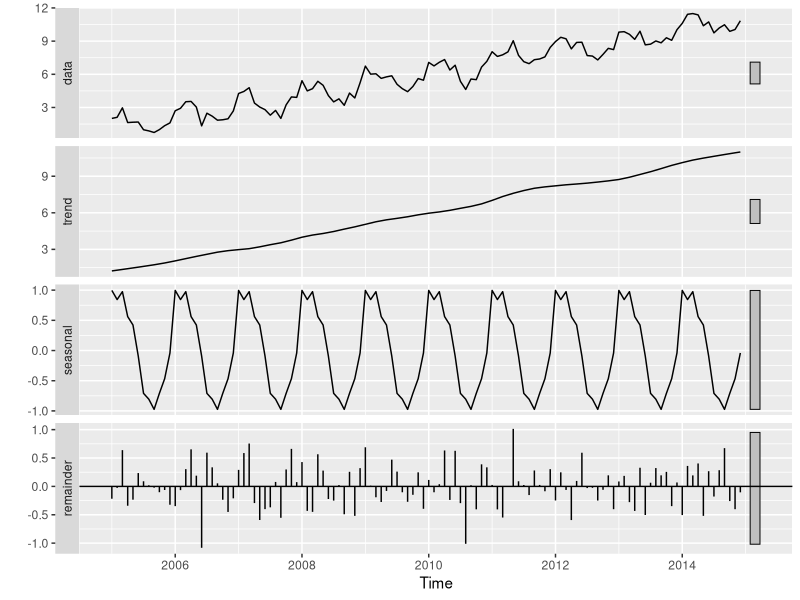
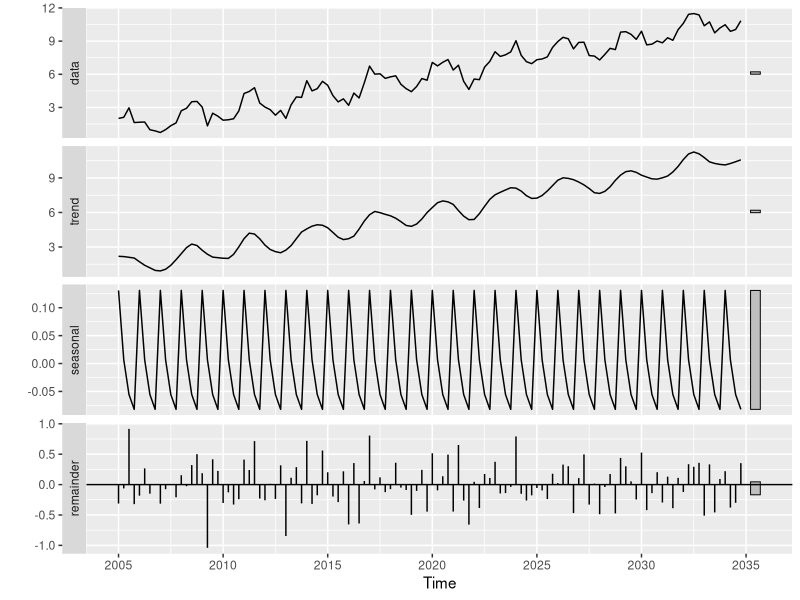
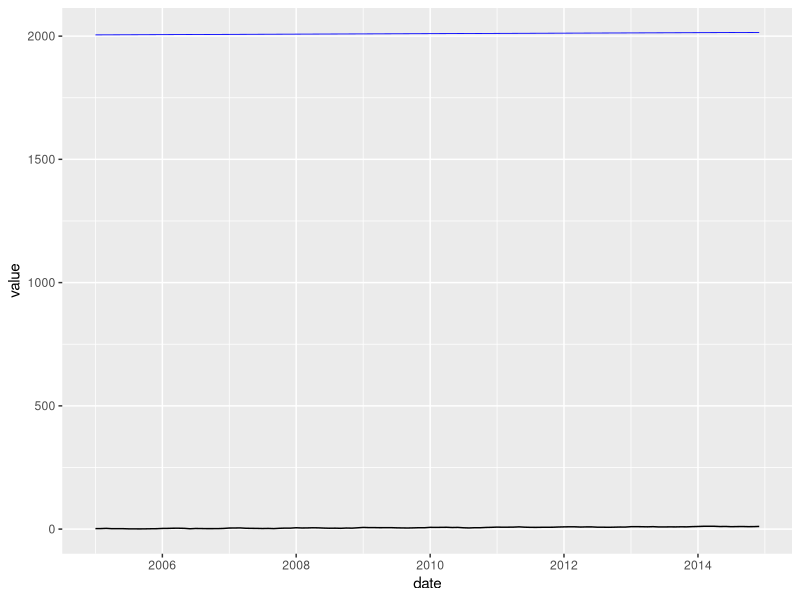

The R script that drew these images, in order:
## ---- chunk 1
library(tidyverse)
library(lubridate)
library(forecast)
library(broom)
knitr::opts_chunk$set(
  comment = "#>",
  collapse = TRUE,
  fig.width = 6,
  fig.asp = 0.618,
  out.width = "70%",
  fig.align = "center"
)
## ---- chunk 2
# for reproducibility ------------------------------------------------------
set.seed(20170214) 

# sample times -------------------------------------------------------------
start_date <- ymd(20050101)
end_date <- ymd(20141201)
date <- seq(from = start_date, to = end_date, by = "month")
         
# data components ----------------------------------------------------------
level <- 1
trend <- (row_number(date) - 1) / 12
seasonal <- sin(2 * pi * row_number(date) / 12) 
error <- rnorm(length(date), sd = 0.5)
value <- level + trend + seasonal + error

# timeseries as data frame -------------------------------------------------
ts_df <- data_frame(date, value)

# plot timeseries ----------------------------------------------------------
g_ts <- ggplot(ts_df, aes(date, value)) +
    geom_line()
## ---- chunk 3
class(ts_df)
## ---- chunk 4
ts(value[1:10])
## ---- chunk 5
ts(value[1:12], frequency = 4)
ts(value[1:36], frequency = 12)
## ---- chunk 6
ts(value, start = c(2010, 4), frequency = 12)
## ---- chunk 7
raw_ts <- ts(value, start = 2015, frequency = 12)
raw_ts
## ---- chunk 8
(ts_base <- ts(value, start = year(start_date), freq = 12))
## ---- chunk 9
fit <- stl(ts_base, s.window = "periodic")
autoplot(fit)
## ---- chunk 10
fit <- stl(ts(value, start = 2005, frequency = 4), s.window = "periodic")
autoplot(fit)
## ---- chunk 11
mod_ma <- ma(ts_base, order = 5)
## ---- chunk 12
ts_to_df <- function(ts, index) {
    vals <- ts %>% 
        tidy() %>%
        select_(setNames(1, "value")) %>% 
        mutate(value = as.numeric(value))
    cbind(index, vals) 
}

ma_df <- ts_to_df(mod_ma, date)
## ---- chunk 13
g_ts + geom_line(data = ma_df, aes(date, value), na.rm = TRUE, 
                 col = 'blue', size = 0.3)
